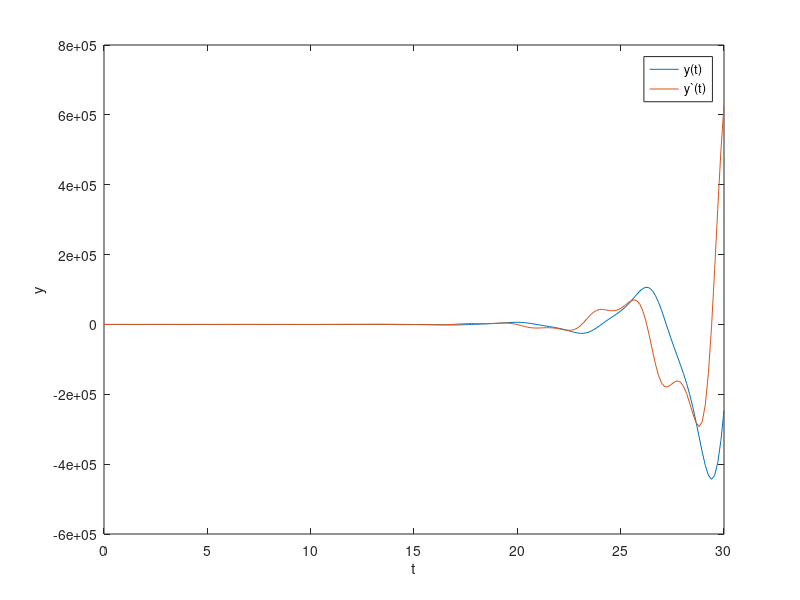

Write MATLAB code to recreate this figure.
tRange = linspace(0, 30, 200);
Y0 = [1; 0];
odeFun = @(t, Y) [Y(2); -(1 - 2 * cos(2 * t)) * Y(1)];
[tSol, YSol] = ode45(odeFun, tRange, Y0);
plot(tSol, YSol);
xlabel('t'); ylabel('y');
legend('y(t)', 'y`(t)');
shg;
